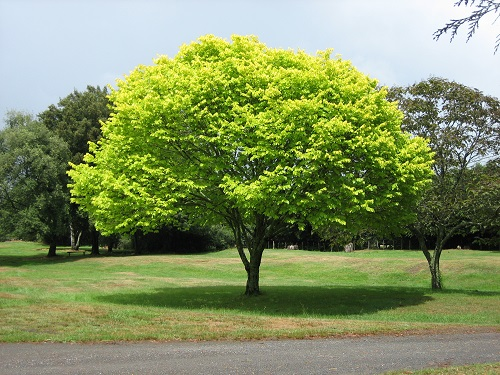
#> input picture a.jpg, 500 x 375 px
$ python 'Kmeans-reduce-file size image.py'
#> lines starting #> are read from the running program, lines starting #| are printed output that depends on the picture; long printed decimals are rounded
import matplotlib.pyplot as plt
from sklearn.cluster import KMeans
import numpy

img = plt.imread("a.jpg")
#> img is the input picture: shape (375, 500, 3); mean R, G, B 130.9, 145.7, 97.3

width = img.shape[0]
#> width = 375
height = img.shape[1]
#> height = 500

print(img.shape)
#| (375, 500, 3)
img = img.reshape(width*height,3)


kmeans = KMeans(n_clusters=4).fit(img)

labels = kmeans.predict(img)
clusters = kmeans.cluster_centers_
#> clusters = [[43.01, 61.04, 19.71], [167.6, 176.2, 104.7], [113.1, 133.7, 54.65], [217.4, 230.6, 239.7]]

print(labels)
#> (printed output is left out)
print(clusters)
#| [[ 43.012  61.037  19.705]
#|  [167.567 176.157  104.743 ]
#|  [113.083 133.668  54.651]
#|  [217.368 230.646 239.732 ]]

img2 = numpy.zeros((width,height,3), dtype=numpy.uint8)

index = 0
for i in range(width):
	for j in range(height):
		label_of_pixel = labels[index]
		img2[i][j] = clusters[label_of_pixel]
		index += 1
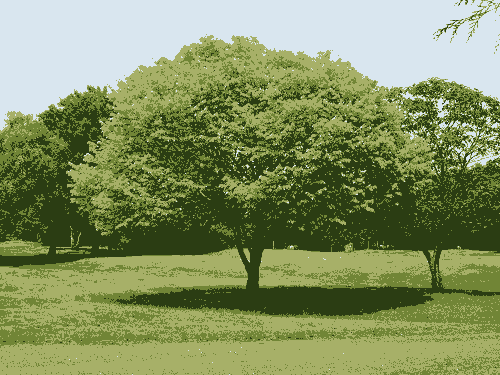
#> img2: shape (375, 500, 3); mean of channels 0, 1, 2 130.7, 145.5, 96.7; drawn as R, G, B
#> after the loop, index = 187500

plt.imshow(img2)
plt.show()
